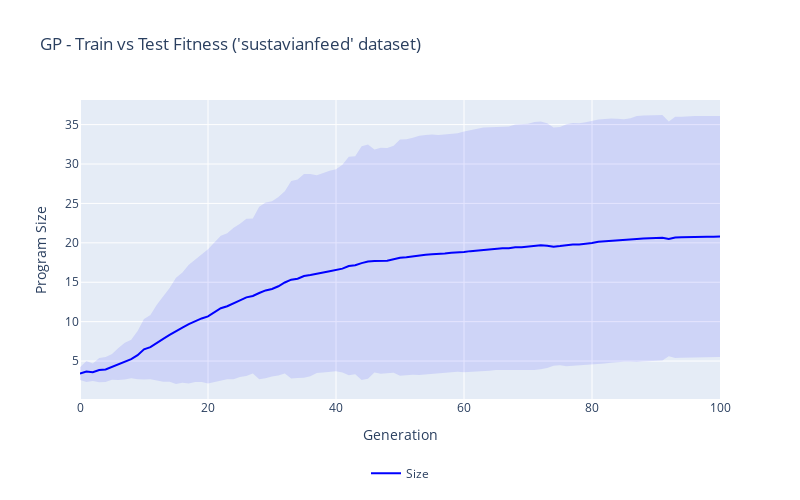

The notebook cell this image was saved under:
### Markdown cell above
### Program Size

### Code cell
plotter.make_evolution_plot(
    df_log,  
    plot_title = f"GP - Train vs Test Fitness ('{dataset_name}' dataset)", 
    var='size'
)
